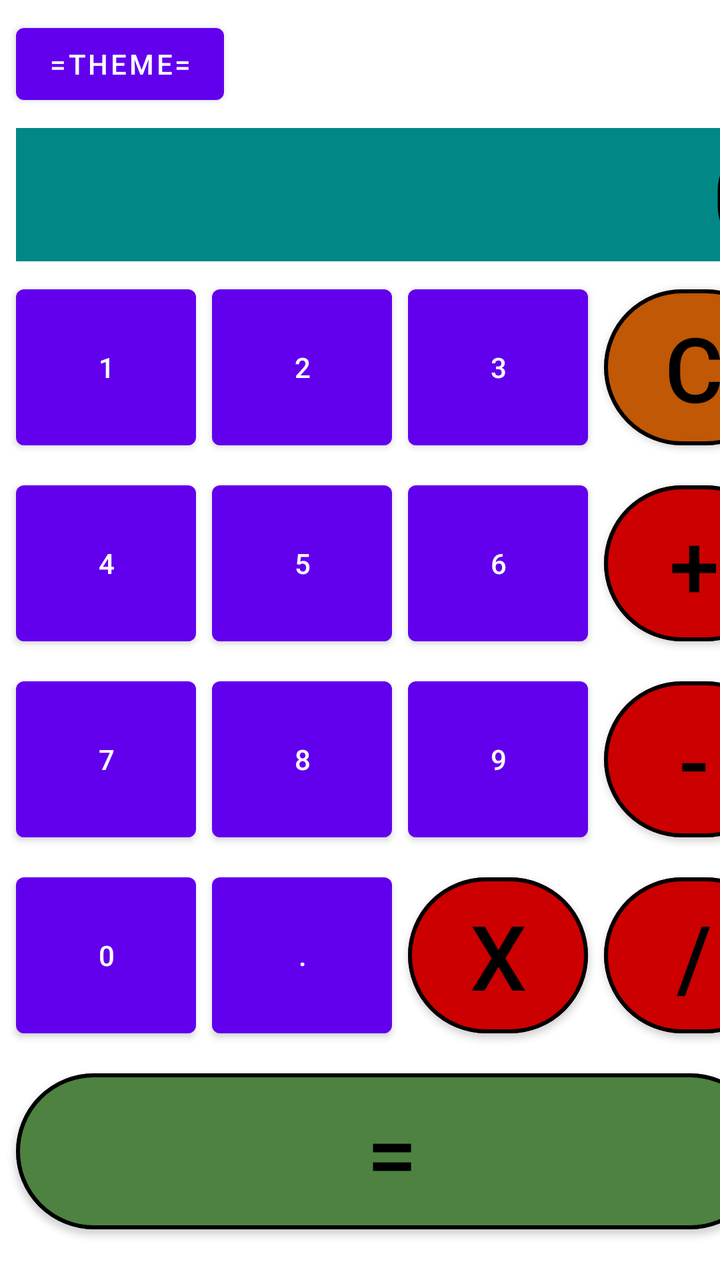
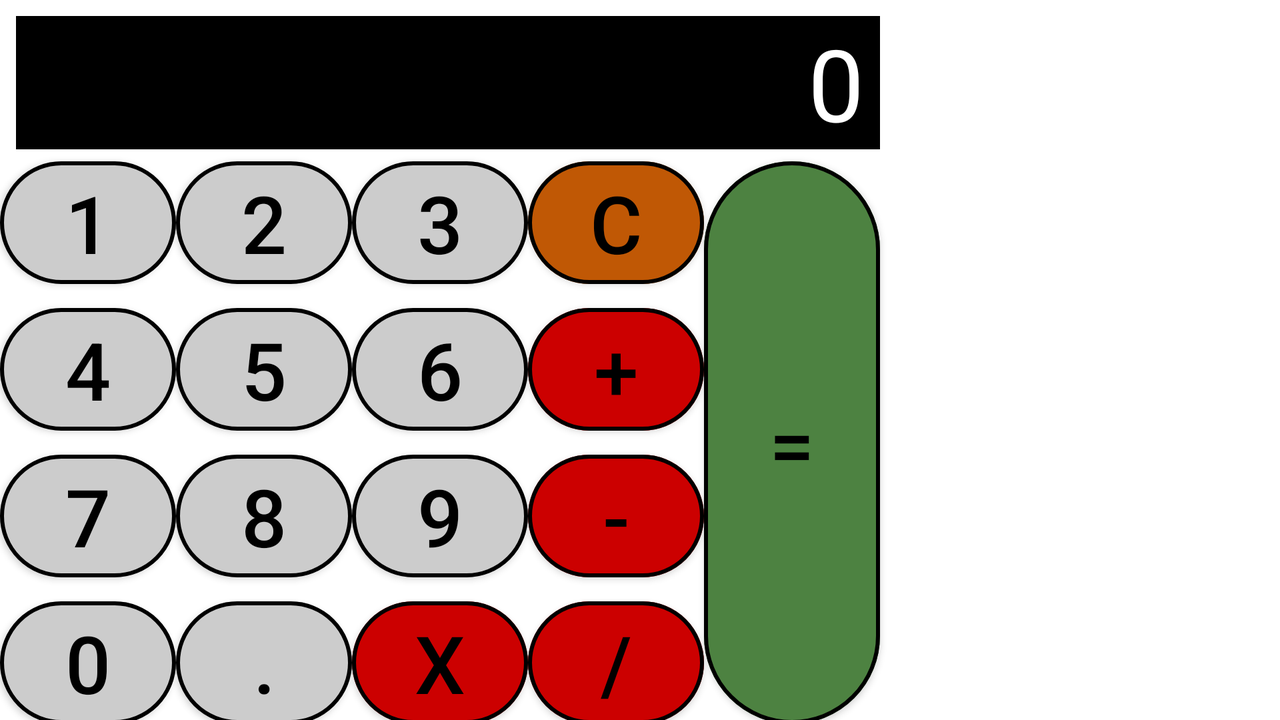

One screen, two layout resources from the same app: the default and the repository's alternative for another configuration. Each is rendered where Android would select it; the XML of both is given below.
<!-- AndroidManifest.xml: application theme Theme.CalculatorHomeWork -->
<!-- res/layout/activity_main.xml -->
<?xml version="1.0" encoding="utf-8"?>
<androidx.constraintlayout.widget.ConstraintLayout xmlns:android="http://schemas.android.com/apk/res/android"
    xmlns:app="http://schemas.android.com/apk/res-auto"
    xmlns:tools="http://schemas.android.com/tools"
    android:layout_width="match_parent"
    android:layout_height="match_parent"
    android:background="@drawable/aluminum_texture1652"
    tools:context=".CalculatorActivity"
    tools:layout_editor_absoluteX="8dp"
    tools:layout_editor_absoluteY="8dp">

    <FrameLayout
        android:id="@+id/frameLayout"
        android:layout_width="0dp"
        android:layout_height="wrap_content"
        android:layout_marginStart="@dimen/layout_margin"
        android:layout_marginTop="@dimen/layout_margin"
        android:background="@color/teal_700"
        app:layout_constraintEnd_toEndOf="@+id/buttonC"
        app:layout_constraintStart_toStartOf="parent"
        app:layout_constraintTop_toBottomOf="@+id/buttonTheme">


        <TextView
            android:id="@+id/display"
            android:layout_width="wrap_content"
            android:layout_height="wrap_content"
            android:layout_gravity="right"
            android:layout_marginLeft="@dimen/layout_margin"
            android:layout_marginRight="@dimen/layout_margin"
            android:backgroundTint="@color/teal_700"
            android:text="@string/disres0"
            android:textColor="@color/black"
            android:textSize="@dimen/display_size" />

    </FrameLayout>

    <com.google.android.material.button.MaterialButton
        android:id="@+id/button1"
        android:layout_width="@dimen/sizeButton"
        android:layout_height="@dimen/sizeButton"
        android:layout_margin="@dimen/layout_margin"
        android:text="@string/key1"
        app:layout_constraintStart_toStartOf="parent"
        app:layout_constraintTop_toBottomOf="@+id/frameLayout" />

    <com.google.android.material.button.MaterialButton
        android:id="@+id/button2"
        android:layout_width="@dimen/sizeButton"
        android:layout_height="@dimen/sizeButton"
        android:layout_margin="@dimen/layout_margin"
        android:text="@string/key2"
        app:layout_constraintStart_toEndOf="@+id/button1"
        app:layout_constraintTop_toBottomOf="@+id/frameLayout" />

    <com.google.android.material.button.MaterialButton
        android:id="@+id/button3"
        android:layout_width="@dimen/sizeButton"
        android:layout_height="@dimen/sizeButton"
        android:layout_margin="@dimen/layout_margin"
        android:text="@string/key3"
        app:layout_constraintStart_toEndOf="@+id/button2"
        app:layout_constraintTop_toBottomOf="@+id/frameLayout" />

    <com.google.android.material.button.MaterialButton
        android:id="@+id/buttonC"
        android:layout_width="@dimen/sizeButton"
        android:layout_height="@dimen/sizeButton"
        android:layout_margin="@dimen/layout_margin"
        style="@style/CalcButton.C"
        android:text="@string/keyC"
        app:layout_constraintStart_toEndOf="@+id/button3"
        app:layout_constraintTop_toBottomOf="@+id/frameLayout" />

    <com.google.android.material.button.MaterialButton
        android:id="@+id/button4"
        android:layout_width="@dimen/sizeButton"
        android:layout_height="@dimen/sizeButton"
        android:layout_margin="@dimen/layout_margin"
        android:text="@string/key4"
        app:layout_constraintStart_toStartOf="parent"
        app:layout_constraintTop_toBottomOf="@+id/button1" />

    <com.google.android.material.button.MaterialButton
        android:id="@+id/button5"
        android:layout_width="@dimen/sizeButton"
        android:layout_height="@dimen/sizeButton"
        android:layout_margin="@dimen/layout_margin"
        android:text="@string/key5"
        app:layout_constraintStart_toEndOf="@+id/button4"
        app:layout_constraintTop_toBottomOf="@+id/button2" />

    <com.google.android.material.button.MaterialButton
        android:id="@+id/button6"
        android:layout_width="@dimen/sizeButton"
        android:layout_height="@dimen/sizeButton"
        android:layout_margin="@dimen/layout_margin"
        android:text="@string/key6"
        app:layout_constraintStart_toEndOf="@+id/button5"
        app:layout_constraintTop_toBottomOf="@+id/button2" />

    <com.google.android.material.button.MaterialButton
        android:id="@+id/buttonAdd"
        android:layout_width="@dimen/sizeButton"
        android:layout_height="@dimen/sizeButton"
        android:layout_margin="@dimen/layout_margin"
        style="@style/CalcButton.Action"
        android:text="@string/keyAdd"
        app:layout_constraintStart_toEndOf="@+id/button6"
        app:layout_constraintTop_toBottomOf="@+id/buttonC" />

    <com.google.android.material.button.MaterialButton
        android:id="@+id/button7"
        android:layout_width="@dimen/sizeButton"
        android:layout_height="@dimen/sizeButton"
        android:layout_margin="@dimen/layout_margin"
        android:text="@string/key7"
        app:layout_constraintStart_toStartOf="parent"
        app:layout_constraintTop_toBottomOf="@+id/button4" />

    <com.google.android.material.button.MaterialButton
        android:id="@+id/button8"
        android:layout_width="@dimen/sizeButton"
        android:layout_height="@dimen/sizeButton"
        android:layout_margin="@dimen/layout_margin"
        android:text="@string/key8"
        app:layout_constraintStart_toEndOf="@+id/button7"
        app:layout_constraintTop_toBottomOf="@+id/button5" />

    <com.google.android.material.button.MaterialButton
        android:id="@+id/button9"
        android:layout_width="@dimen/sizeButton"
        android:layout_height="@dimen/sizeButton"
        android:layout_margin="@dimen/layout_margin"
        android:text="@string/key9"
        app:layout_constraintStart_toEndOf="@+id/button8"
        app:layout_constraintTop_toBottomOf="@+id/button6" />

    <com.google.android.material.button.MaterialButton
        android:id="@+id/buttonSub"
        android:layout_width="@dimen/sizeButton"
        android:layout_height="@dimen/sizeButton"
        android:layout_margin="@dimen/layout_margin"
        style="@style/CalcButton.Action"
        android:text="@string/keySub"
        app:layout_constraintStart_toEndOf="@+id/button9"
        app:layout_constraintTop_toBottomOf="@+id/buttonAdd" />

    <com.google.android.material.button.MaterialButton
        android:id="@+id/button0"
        android:layout_width="@dimen/sizeButton"
        android:layout_height="@dimen/sizeButton"
        android:layout_margin="@dimen/layout_margin"
        android:text="@string/key0"
        app:layout_constraintStart_toStartOf="parent"
        app:layout_constraintTop_toBottomOf="@+id/button7" />

    <com.google.android.material.button.MaterialButton
        android:id="@+id/buttonDot"
        android:layout_width="@dimen/sizeButton"
        android:layout_height="@dimen/sizeButton"
        android:layout_margin="@dimen/layout_margin"
        android:text="@string/keyDot"
        app:layout_constraintStart_toEndOf="@+id/button0"
        app:layout_constraintTop_toBottomOf="@+id/button8" />

    <com.google.android.material.button.MaterialButton
        android:id="@+id/buttonMul"
        android:layout_width="@dimen/sizeButton"
        android:layout_height="@dimen/sizeButton"
        android:layout_margin="@dimen/layout_margin"
        style="@style/CalcButton.Action"
        android:text="@string/keyMul"
        app:layout_constraintStart_toEndOf="@+id/buttonDot"
        app:layout_constraintTop_toBottomOf="@+id/button9" />

    <com.google.android.material.button.MaterialButton
        android:id="@+id/buttonDiv"
        android:layout_width="@dimen/sizeButton"
        android:layout_height="@dimen/sizeButton"
        android:layout_margin="@dimen/layout_margin"
        style="@style/CalcButton.Action"
        android:text="@string/keyDiv"
        app:layout_constraintStart_toEndOf="@+id/buttonMul"
        app:layout_constraintTop_toBottomOf="@+id/buttonSub" />

    <com.google.android.material.button.MaterialButton
        android:id="@+id/buttonEquals"
        android:layout_height="@dimen/sizeButton"
        android:layout_width="0dp"
        android:layout_margin="@dimen/layout_margin"
        style="@style/CalcButton.Equals"
        android:text="@string/keyEquals"
        app:layout_constraintEnd_toEndOf="@+id/buttonDiv"
        app:layout_constraintStart_toStartOf="parent"
        app:layout_constraintTop_toBottomOf="@+id/buttonDot" />


    <com.google.android.material.button.MaterialButton
        android:id="@+id/buttonTheme"
        android:layout_width="wrap_content"
        android:layout_height="wrap_content"
        android:layout_margin="@dimen/layout_margin"
        android:text="@string/theme"
        android:textSize="@dimen/theme_size"
        app:layout_constraintStart_toStartOf="parent"
        app:layout_constraintTop_toTopOf="parent" />
</androidx.constraintlayout.widget.ConstraintLayout>
<!-- resources referenced by this layout -->
<resources>
  <color name="black">#FF000000</color>
  <color name="teal_700">#FF018786</color>
  <dimen name="display_size">50sp</dimen>
  <dimen name="layout_margin">8dp</dimen>
  <dimen name="sizeButton">90dp</dimen>
  <string name="disres0">0</string>
  <string name="key0">0</string>
  <string name="key1">1</string>
  <string name="key2">2</string>
  <string name="key3">3</string>
  <string name="key4">4</string>
  <string name="key5">5</string>
  <string name="key6">6</string>
  <string name="key7">7</string>
  <string name="key8">8</string>
  <string name="key9">9</string>
  <string name="keyAdd">+</string>
  <string name="keyC">C</string>
  <string name="keyDiv">/</string>
  <string name="keyDot">.</string>
  <string name="keyEquals">=</string>
  <string name="keyMul">x</string>
  <string name="keySub">-</string>
  <string name="theme">=theme=</string>
  <style name="CalcButton.Action">
          <item name="backgroundTint">@color/cCC0000</item>"
      </style>
  <style name="CalcButton.C">
          <item name="backgroundTint">@color/zol</item>
      </style>
  <style name="CalcButton.Equals">
          <item name="backgroundTint">@color/romEqu</item>
      </style>
  <style name="Theme.CalculatorHomeWork" parent="Theme.MaterialComponents.DayNight.DarkActionBar">
          
          <item name="colorPrimary">@color/purple_500</item>
          <item name="colorPrimaryVariant">@color/purple_700</item>
          <item name="colorOnPrimary">@color/white</item>
          
          <item name="colorSecondary">@color/teal_200</item>
          <item name="colorSecondaryVariant">@color/teal_700</item>
          <item name="colorOnSecondary">@color/black</item>
          
          <item name="android:statusBarColor" tools:targetApi="l">?attr/colorPrimaryVariant</item>
          
      </style>
  <color name="cCC0000">#CC0000</color>
  <color name="zol">#C05805</color>
  <color name="romEqu">#4D8241</color>
  <color name="purple_500">#FF6200EE</color>
  <color name="purple_700">#FF3700B3</color>
  <color name="white">#FFFFFFFF</color>
  <color name="teal_200">#FF03DAC5</color>
</resources>
<!-- res/layout-land/activity_main.xml (the repository's variant of the layout above) -->
<!-- drawn on the phone turned sideways -->
<?xml version="1.0" encoding="utf-8"?>
<androidx.constraintlayout.widget.ConstraintLayout xmlns:android="http://schemas.android.com/apk/res/android"
    xmlns:app="http://schemas.android.com/apk/res-auto"
    xmlns:tools="http://schemas.android.com/tools"
    android:layout_width="match_parent"
    android:layout_height="match_parent"
    android:background="@drawable/aluminum_texture1652"
    tools:context=".CalculatorActivity"
    tools:layout_editor_absoluteX="8dp"
    tools:layout_editor_absoluteY="8dp">

    <FrameLayout
        android:id="@+id/frameLayout"
        android:layout_width="0dp"
        android:layout_height="wrap_content"
        android:layout_marginStart="@dimen/layout_margin"
        android:layout_marginTop="@dimen/layout_margin"
        android:background="@color/black"
        app:layout_constraintEnd_toEndOf="@+id/buttonEquals"
        app:layout_constraintStart_toStartOf="parent"
        app:layout_constraintTop_toTopOf="parent">


        <TextView
            android:id="@+id/display"
            android:layout_width="wrap_content"
            android:layout_height="wrap_content"
            android:layout_gravity="right"
            android:layout_marginLeft="@dimen/layout_margin"
            android:layout_marginRight="@dimen/layout_margin"
            android:backgroundTint="@color/black"
            android:text="@string/disres0"
            android:textColor="@color/white"
            android:textSize="@dimen/display_size" />

    </FrameLayout>

    <com.google.android.material.button.MaterialButton
        android:id="@+id/button1"
        android:layout_width="wrap_content"
        android:layout_height="wrap_content"
        android:text="@string/key1"
        app:layout_constraintStart_toStartOf="parent"
        app:layout_constraintTop_toBottomOf="@+id/frameLayout"
        style="@style/CalcButton"/>

    <com.google.android.material.button.MaterialButton
        android:id="@+id/button2"
        android:layout_width="wrap_content"
        android:layout_height="wrap_content"
        android:text="@string/key2"
        app:layout_constraintStart_toEndOf="@+id/button1"
        app:layout_constraintTop_toBottomOf="@+id/frameLayout"
        style="@style/CalcButton"/>

    <com.google.android.material.button.MaterialButton
        android:id="@+id/button3"
        android:layout_width="wrap_content"
        android:layout_height="wrap_content"
        android:text="@string/key3"
        app:layout_constraintStart_toEndOf="@+id/button2"
        app:layout_constraintTop_toBottomOf="@+id/frameLayout"
        style="@style/CalcButton"/>

    <com.google.android.material.button.MaterialButton
        android:id="@+id/buttonC"
        android:layout_width="wrap_content"
        android:layout_height="wrap_content"
        android:text="@string/keyC"
        app:layout_constraintStart_toEndOf="@+id/button3"
        app:layout_constraintTop_toBottomOf="@+id/frameLayout"
        style="@style/CalcButton.C"/>

    <com.google.android.material.button.MaterialButton
        android:id="@+id/button4"
        android:layout_width="wrap_content"
        android:layout_height="wrap_content"
        android:text="@string/key4"
        app:layout_constraintStart_toStartOf="parent"
        app:layout_constraintTop_toBottomOf="@+id/button1"
        style="@style/CalcButton"/>

    <com.google.android.material.button.MaterialButton
        android:id="@+id/button5"
        android:layout_width="wrap_content"
        android:layout_height="wrap_content"
        android:text="@string/key5"
        app:layout_constraintStart_toEndOf="@+id/button4"
        app:layout_constraintTop_toBottomOf="@+id/button2"
        style="@style/CalcButton"/>

    <com.google.android.material.button.MaterialButton
        android:id="@+id/button6"
        android:layout_width="wrap_content"
        android:layout_height="wrap_content"
        android:text="@string/key6"
        app:layout_constraintStart_toEndOf="@+id/button5"
        app:layout_constraintTop_toBottomOf="@+id/button2"
        style="@style/CalcButton"/>

    <com.google.android.material.button.MaterialButton
        android:id="@+id/buttonAdd"
        android:layout_width="wrap_content"
        android:layout_height="wrap_content"
        android:text="@string/keyAdd"
        app:layout_constraintStart_toEndOf="@+id/button6"
        app:layout_constraintTop_toBottomOf="@+id/buttonC"
        style="@style/CalcButton.Action" />

    <com.google.android.material.button.MaterialButton
        android:id="@+id/button7"
        android:layout_width="wrap_content"
        android:layout_height="wrap_content"
        android:text="@string/key7"
        app:layout_constraintStart_toStartOf="parent"
        app:layout_constraintTop_toBottomOf="@+id/button4"
        style="@style/CalcButton" />

    <com.google.android.material.button.MaterialButton
        android:id="@+id/button8"
        android:layout_width="wrap_content"
        android:layout_height="wrap_content"
        android:text="@string/key8"
        app:layout_constraintStart_toEndOf="@+id/button7"
        app:layout_constraintTop_toBottomOf="@+id/button5"
        style="@style/CalcButton"/>

    <com.google.android.material.button.MaterialButton
        android:id="@+id/button9"
        android:layout_width="wrap_content"
        android:layout_height="wrap_content"
        android:text="@string/key9"
        app:layout_constraintStart_toEndOf="@+id/button8"
        app:layout_constraintTop_toBottomOf="@+id/button6"
        style="@style/CalcButton"/>

    <com.google.android.material.button.MaterialButton
        android:id="@+id/buttonSub"
        android:layout_width="wrap_content"
        android:layout_height="wrap_content"
        android:text="@string/keySub"
        app:layout_constraintStart_toEndOf="@+id/button9"
        app:layout_constraintTop_toBottomOf="@+id/buttonAdd"
        style="@style/CalcButton.Action"/>

    <com.google.android.material.button.MaterialButton
        android:id="@+id/button0"
        android:layout_width="wrap_content"
        android:layout_height="wrap_content"
        android:text="@string/key0"
        app:layout_constraintStart_toStartOf="parent"
        app:layout_constraintTop_toBottomOf="@+id/button7"
        style="@style/CalcButton"/>

    <com.google.android.material.button.MaterialButton
        android:id="@+id/buttonDot"
        android:layout_width="wrap_content"
        android:layout_height="wrap_content"
        android:text="@string/keyDot"
        app:layout_constraintStart_toEndOf="@+id/button0"
        app:layout_constraintTop_toBottomOf="@+id/button8"
        style="@style/CalcButton"/>

    <com.google.android.material.button.MaterialButton
        android:id="@+id/buttonMul"
        android:layout_width="wrap_content"
        android:layout_height="wrap_content"
        android:text="@string/keyMul"
        app:layout_constraintStart_toEndOf="@+id/buttonDot"
        app:layout_constraintTop_toBottomOf="@+id/button9"
        style="@style/CalcButton.Action"/>

    <com.google.android.material.button.MaterialButton
        android:id="@+id/buttonDiv"
        android:layout_width="wrap_content"
        android:layout_height="wrap_content"
        android:text="@string/keyDiv"
        app:layout_constraintStart_toEndOf="@+id/buttonMul"
        app:layout_constraintTop_toBottomOf="@+id/buttonSub"
        style="@style/CalcButton.Action"/>

    <com.google.android.material.button.MaterialButton
        android:id="@+id/buttonEquals"
        android:layout_width="wrap_content"
        android:layout_height="0dp"
        android:text="@string/keyEquals"
        app:layout_constraintBottom_toBottomOf="@+id/buttonDiv"
        app:layout_constraintStart_toEndOf="@+id/buttonC"
        app:layout_constraintTop_toBottomOf="@+id/frameLayout"
        style="@style/CalcButton.Equals" />


</androidx.constraintlayout.widget.ConstraintLayout>
<!-- resources referenced by the variant -->
<!-- as the phone turned sideways resolves them -->
<resources>
  <color name="black">#FF000000</color>
  <color name="white">#FFFFFFFF</color>
  <!-- from res/values-land/ -->
  <dimen name="display_size">50sp</dimen>
  <!-- from res/values-land/ -->
  <dimen name="layout_margin">8dp</dimen>
  <string name="disres0">0</string>
  <string name="key0">0</string>
  <string name="key1">1</string>
  <string name="key2">2</string>
  <string name="key3">3</string>
  <string name="key4">4</string>
  <string name="key5">5</string>
  <string name="key6">6</string>
  <string name="key7">7</string>
  <string name="key8">8</string>
  <string name="key9">9</string>
  <string name="keyAdd">+</string>
  <string name="keyC">C</string>
  <string name="keyDiv">/</string>
  <string name="keyDot">.</string>
  <string name="keyEquals">=</string>
  <string name="keyMul">x</string>
  <string name="keySub">-</string>
  <style name="CalcButton">
          <item name="android:gravity">center</item>
          <item name="android:textSize">@dimen/button_text_size</item>
          <item name="cornerRadius">@dimen/cornerRadius</item>
          <item name="android:textColor">@color/black</item>
          <item name="strokeWidth">@dimen/strokeWidth</item>
          <item name="strokeColor">@color/black</item>
          <item name="backgroundTint">@color/cCCCCCC</item>
      </style>
  <style name="CalcButton.Action">
          <item name="backgroundTint">@color/cCC0000</item>"
      </style>
  <style name="CalcButton.C">
          <item name="backgroundTint">@color/zol</item>
      </style>
  <style name="CalcButton.Equals">
          <item name="backgroundTint">@color/romEqu</item>
      </style>
  <style name="Theme.CalculatorHomeWork" parent="Theme.MaterialComponents.DayNight.DarkActionBar">
          
          <item name="colorPrimary">@color/purple_500</item>
          <item name="colorPrimaryVariant">@color/purple_700</item>
          <item name="colorOnPrimary">@color/white</item>
          
          <item name="colorSecondary">@color/teal_200</item>
          <item name="colorSecondaryVariant">@color/teal_700</item>
          <item name="colorOnSecondary">@color/black</item>
          
          <item name="android:statusBarColor" tools:targetApi="l">?attr/colorPrimaryVariant</item>
          
      </style>
  <!-- from res/values-land/ -->
  <dimen name="button_text_size">40sp</dimen>
  <dimen name="cornerRadius">45dp</dimen>
  <dimen name="strokeWidth">2dp</dimen>
  <color name="cCCCCCC">#cccccc</color>
  <color name="cCC0000">#CC0000</color>
  <color name="zol">#C05805</color>
  <color name="romEqu">#4D8241</color>
  <color name="purple_500">#FF6200EE</color>
  <color name="purple_700">#FF3700B3</color>
  <color name="teal_200">#FF03DAC5</color>
  <color name="teal_700">#FF018786</color>
</resources>
